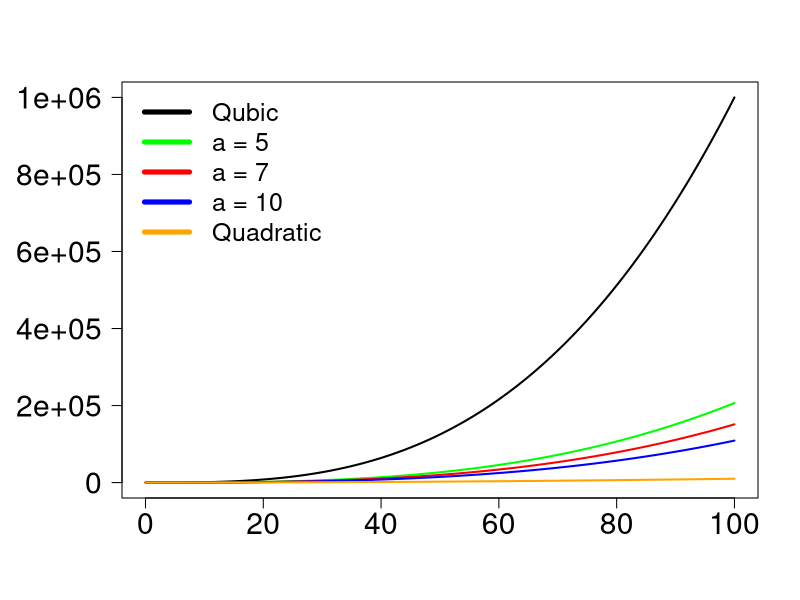

Generate this figure with R:
OUTDIR <- "./"

alsmmala_complexity <- function(x, a) {
  (1-exp(-a))*x^3/a+(1-(1-exp(-a))/a)*x^2
}

x <- seq(0.01, 100, by=0.01)

cols <- c("black", "green", "red", "blue", "orange")

pdf(file=file.path(OUTDIR, "alsmmala_complexity.pdf"), width=10, height=6)

oldpar <- par(no.readonly=TRUE)

par(mar=c(5, 6, 4, 2) + 0.1)

plot(
  x,
  x^3,
  type="l",
  col=cols[1],
  lwd=2,
  xlab="",
  ylab="",
  cex.axis=1.8,
  cex.lab=1.7,
  yaxt="n"
)

axis(
  2,
  at=seq(0, 1e+06, by=2*1e+05),
  labels=seq(0, 1e+06, by=2*1e+05),
  cex.axis=1.8,
  las=1
)

lines(
  x,
  alsmmala_complexity(x, 5),
  col=cols[2],
  lwd=2
)

lines(
  x,
  alsmmala_complexity(x, 7),
  col=cols[3],
  lwd=2
)

lines(
  x,
  alsmmala_complexity(x, 10),
  col=cols[4],
  lwd=2
)

lines(
  x,
  x^2,
  col=cols[5],
  lwd=2
)

legend(
  "topleft",
  c("Qubic", "a = 5", "a = 7", "a = 10", "Quadratic"),
  lty=c(1, 1, 1),
  lwd=c(5, 5, 5),
  col=cols,
  cex=1.5,
  bty="n"
)

par(oldpar)

dev.off()
